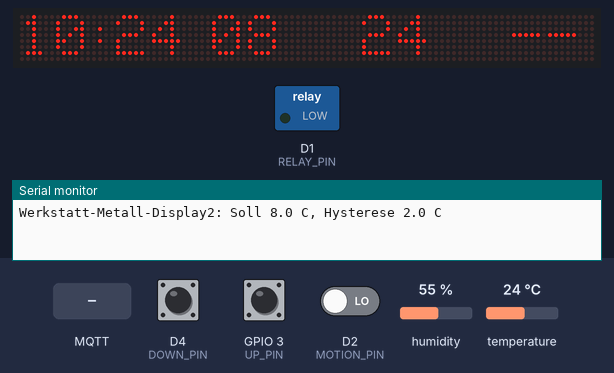
A sketch run on a simulated ESP8266 (NodeMCU). Parts: 96×8 LED matrix, switched loads named in the sketch (green lamp = pin HIGH), the last lines printed to the serial monitor. The test bench sets the inputs (shaded band); at power-on: GPIO 3 (UP_PIN) HIGH, D4 (DOWN_PIN) HIGH, temperature 24 °C, D2 (MOTION_PIN) LOW, humidity 55 %. WiFi joins after 1.5 s; servers stay silent unless stated; the local clock reads 2024-03-15 10:24:30 at power-on unless the sketch sets it; EEPROM starts erased; no MQTT or app messages arrive unless stated.

Above: at 1.2 s.
1.3 s: MQTT message "on" arrives on the first subscribed topic
At 6.4 s:
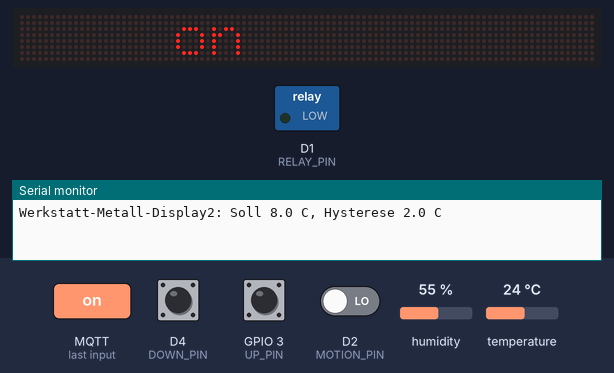
8.2 s: MQTT message "off" arrives on the first subscribed topic
At 9.4 s:
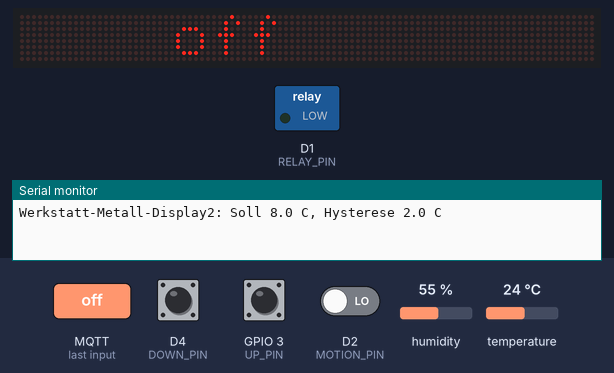
14.7 s: GPIO 3 (UP_PIN) pulled LOW for 3.2 s
At 18.0 s:
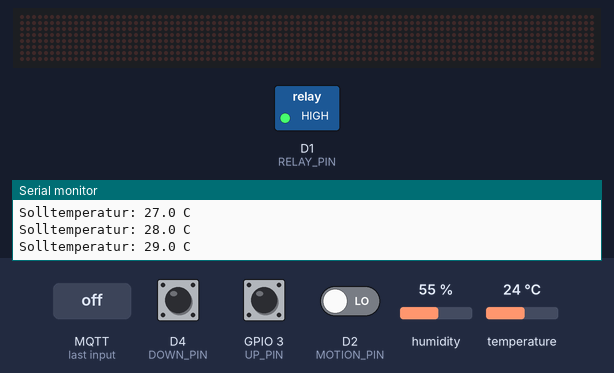
21.7 s: D4 (DOWN_PIN) pulled LOW for 1 s
At 23.8 s:
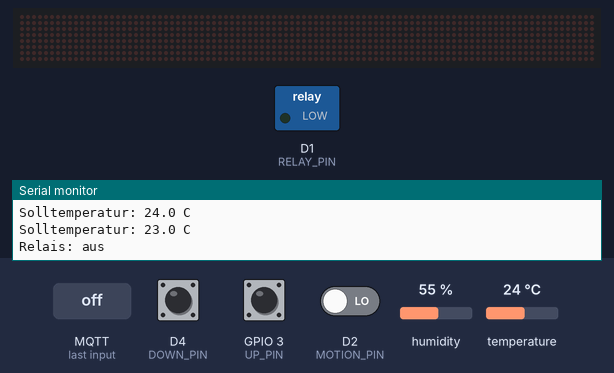
24.2 s: temperature set to 12 °C
At 28.7 s:
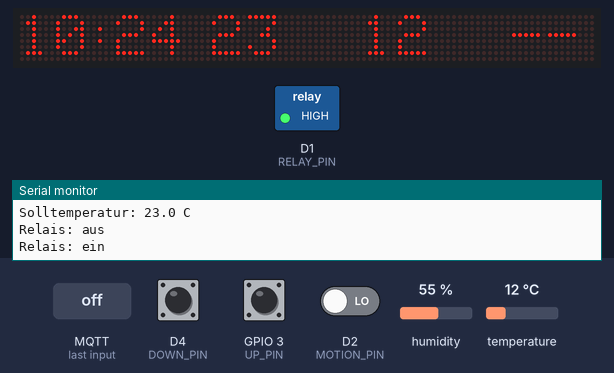
31.1 s: D4 (DOWN_PIN) pulled LOW for 0.15 s
At 32.7 s:
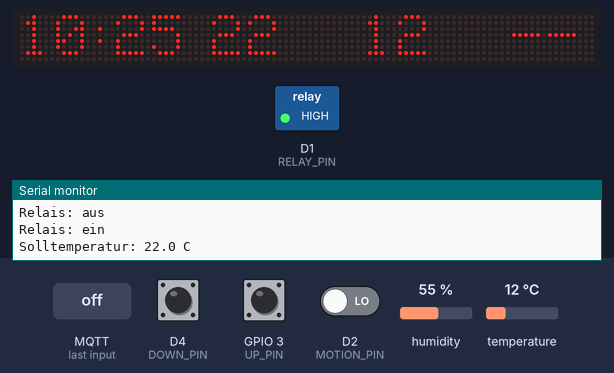
Timing chart, 0 to 33.8 s (numbered marks = the images above; inputs shaded):
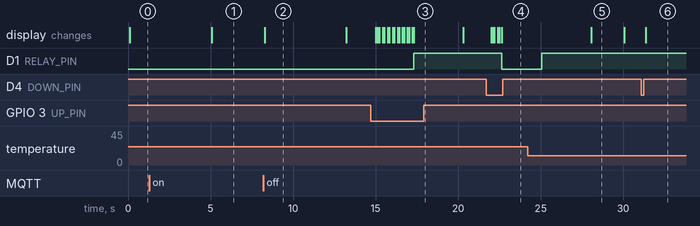

The sketch:

MAX7219_Display1.ino
```cpp
#include <Arduino.h>
#include <EEPROM.h>
#include <ESP8266WiFi.h>
#include <SPI.h>
#include <Adafruit_GFX.h>
#include <Max72xxPanel.h>
#include <PubSubClient.h>
#include <DHT.h>
#include <math.h>
#include <time.h>
#include "ThermostatLogic.h"
#include "SetpointStorage.h"

// Vor dem Flashen pro Geraet aendern: 1 = Holzwerkstatt, 2 = Metallwerkstatt.
constexpr uint8_t DISPLAY_NUMBER = 2;
static_assert(DISPLAY_NUMBER == 1 || DISPLAY_NUMBER == 2, "DISPLAY_NUMBER muss 1 oder 2 sein");

// Diese zwei Werte muessen zur tatsaechlichen Relais-/Luefterverdrahtung passen.
constexpr bool COOLING_MODE = false; // Heizluefter: Ein unter, Aus ueber dem Sollwert
constexpr uint8_t RELAY_ON_LEVEL = HIGH;

constexpr float DEFAULT_SETPOINT = 8.0f;   // Nur beim ersten Start ohne gespeicherten Wert
constexpr float DEFAULT_HYSTERESIS = 2.0f; // Nach jedem Neustart wieder 2 C
constexpr float MIN_SETPOINT = 0.0f;
constexpr float MAX_SETPOINT = 40.0f;
constexpr float SETPOINT_STEP = 1.0f;
constexpr float MIN_HYSTERESIS = 0.1f;
constexpr float MAX_HYSTERESIS = 10.0f;

constexpr uint8_t DHT_PIN = 0;
constexpr uint8_t RELAY_PIN = 5;
constexpr uint8_t MOTION_PIN = 4;
constexpr uint8_t UP_PIN = 3;
constexpr uint8_t DOWN_PIN = 2;
constexpr uint8_t MATRIX_CS_PIN = D8;
constexpr uint8_t HORIZONTAL_DISPLAYS = 12;
constexpr unsigned long SENSOR_INTERVAL_MS = 2500;
constexpr unsigned long SENSOR_TIMEOUT_MS = 15000;
constexpr unsigned long MQTT_INTERVAL_MS = 60000;
constexpr unsigned long MQTT_RETRY_MS = 5000;
constexpr unsigned long WIFI_RETRY_MS = 15000;
constexpr unsigned long MOTION_OFF_DELAY_MS = 20000;
constexpr unsigned long BUTTON_DEBOUNCE_MS = 40;
constexpr unsigned long BUTTON_REPEAT_DELAY_MS = 300; // Bereits nach 0,3 s startet das automatische Hoch-/Runterzaehlen.
constexpr unsigned long BUTTON_REPEAT_INTERVAL_MS = 150; // Danach alle 0,15 s um 1 Grad aendern.
constexpr unsigned long BUTTON_CHORD_WINDOW_MS = 200; // Tasten innerhalb von 200 ms gleichzeitig druecken.
constexpr unsigned long EASTER_EGG_SEQUENCE_TIMEOUT_MS = 4000; // Max. Pause zwischen Doppeldruecken.
constexpr unsigned long MATRIX_MUTE_MS = 3000;
constexpr size_t MQTT_BUFFER_BYTES = 512; // Tasmota-BME280-JSON ist bereits >160 Byte.

// Bisherige Netzwerkeinstellungen beibehalten.
const char WIFI_SSID[] = "Wilsche";
const char WIFI_PASSWORD[] = "lsvgifhorn16";
const char MQTT_SERVER[] = "192.168.1.200";

struct Button {
  uint8_t pin;
  bool rawPressed;
  bool stablePressed;
  unsigned long changedAt;
  unsigned long pressedAt;
  unsigned long lastRepeatAt;
  bool actionTaken;             // Einzel-Tastendruck wurde bereits verarbeitet.
  bool suppressUntilRelease;    // Doppeldruck darf die Solltemperatur nicht aendern.
};

WiFiClient wifiClient;
PubSubClient mqtt(wifiClient);
DHT dht(DHT_PIN, DHT22);
Max72xxPanel matrix(MATRIX_CS_PIN, HORIZONTAL_DISPLAYS, 1);
Button upButton = {UP_PIN, false, false, 0, 0, 0, false, false};
Button downButton = {DOWN_PIN, false, false, 0, 0, 0, false, false};
bool chordLocked = false; // Ein Doppeldruck zaehlt erst nach dem Loslassen beider Tasten erneut.
uint8_t consecutiveChords = 0;
unsigned long lastChordAt = 0;

char ownRoot[12];
char otherRoot[12];
char smartHomeSetpointTopic[32];
char hostname[32];
char willTopic[24];
float setpoint = DEFAULT_SETPOINT;
bool setpointPendingSmartHomeSync = false;
float hysteresis = DEFAULT_HYSTERESIS;
float insideTemperature = NAN;
float outsideTemperature = NAN;
float humidity = NAN;
bool relayOn = false;
bool sensorHasValue = false;
bool motionActive = false;
bool matrixMuted = false;
bool forceScroll = false;
int8_t otherRelayState = -1;
uint8_t intensity = 5;
uint8_t charSpacing = 6;
char notice[100] = "";
bool noticeScrolling = false;
int noticeOffset = 0;
unsigned long noticeUntil = 0;
unsigned long lastSensorRead = 0;
unsigned long lastValidSensor = 0;
unsigned long lastMqttPublish = 0;
unsigned long lastMqttAttempt = 0;
unsigned long lastWifiAttempt = 0;
unsigned long lastMotionHigh = 0;
unsigned long matrixMuteUntil = 0;
unsigned long lastFrame = 0;
unsigned int scrollWaitMs = 30;

bool elapsed(unsigned long now, unsigned long then, unsigned long interval) {
  return (unsigned long)(now - then) >= interval;
}

bool topicIs(const char *topic, const char *suffix) {
  char expected[48];
  snprintf(expected, sizeof(expected), "%s/%s", ownRoot, suffix);
  return strcmp(topic, expected) == 0;
}

bool publish(const char *suffix, const char *value, bool retained = false) {
  if (!mqtt.connected()) return false;
  char topic[48];
  snprintf(topic, sizeof(topic), "%s/%s", ownRoot, suffix);
  return mqtt.publish(topic, value, retained);
}

void publishFloat(const char *suffix, float value, uint8_t decimals, bool retained = false) {
  if (!isfinite(value)) return;
  char text[16];
  dtostrf(value, 1, decimals, text);
  publish(suffix, text, retained);
}

void publishRelay() {
  publish("relais", relayOn ? "1" : "0");
}

void publishTelemetry() {
  if (sensorHasValue && !elapsed(millis(), lastValidSensor, SENSOR_TIMEOUT_MS)) {
    publishFloat("temperature", insideTemperature, 1);
    publishFloat("humidity", humidity, 0);
  }
  publish("LWT", "ONLINE", true);
}

bool parseNumber(const char *message, float &value, float minimum, float maximum) {
  char *end = nullptr;
  value = strtof(message, &end);
  if (end == message || !isfinite(value)) return false;
  while (*end == ' ' || *end == '\t') end++;
  return *end == '\0' && value >= minimum && value <= maximum;
}

void saveSetpoint() {
  StoredSetpoint stored = makeStoredSetpoint(static_cast<uint8_t>(setpoint), setpointPendingSmartHomeSync);
  EEPROM.put(0, stored);
  if (!EEPROM.commit()) Serial.println("Solltemperatur konnte nicht gespeichert werden");
}

void loadSetpoint() {
  EEPROM.begin(sizeof(StoredSetpoint));
  StoredSetpoint stored;
  EEPROM.get(0, stored);
  if (!validStoredSetpoint(stored)) return;
  setpoint = stored.degrees;
  setpointPendingSmartHomeSync = stored.pendingSmartHomeSync != 0;
}

bool publishSetpointToSmartHome() {
  if (!mqtt.connected()) return false;
  char value[8];
  snprintf(value, sizeof(value), "%u", static_cast<unsigned>(setpoint));
  return mqtt.publish(smartHomeSetpointTopic, value, true);
}

bool syncSetpointToSmartHome() {
  if (!setpointPendingSmartHomeSync || !publishSetpointToSmartHome()) return false;
  setpointPendingSmartHomeSync = false;
  saveSetpoint();
  return true;
}

void setSetpoint(float value, bool fromSmartHomeTopic = false) {
  if (!isfinite(value) || value < MIN_SETPOINT || value > MAX_SETPOINT) return;
  value = roundf(value / SETPOINT_STEP) * SETPOINT_STEP;
  if (fabsf(value - setpoint) < 0.01f) {
    if (fromSmartHomeTopic && setpointPendingSmartHomeSync) {
      setpointPendingSmartHomeSync = false;
      saveSetpoint();
    }
    return;
  }
  setpoint = value;
  setpointPendingSmartHomeSync = !fromSmartHomeTopic;
  if (setpointPendingSmartHomeSync && publishSetpointToSmartHome()) {
    setpointPendingSmartHomeSync = false;
  }
  saveSetpoint();
  publishFloat("solltemperatur", setpoint, 0, true);
  Serial.printf("Solltemperatur: %.1f C\n", setpoint);
}

void setHysteresis(float value) {
  if (!isfinite(value) || value < MIN_HYSTERESIS || value > MAX_HYSTERESIS) return;
  value = roundf(value * 10.0f) / 10.0f;
  if (fabsf(value - hysteresis) < 0.01f) return;
  hysteresis = value;
  publishFloat("hysterese", hysteresis, 1, true);
  Serial.printf("Hysterese: %.1f C\n", hysteresis);
}

void muteMatrix(unsigned long now) {
  if (!matrixMuted) {
    matrix.shutdown(true);
    matrixMuted = true;
  }
  matrixMuteUntil = now + MATRIX_MUTE_MS;
}

void updateRelay(unsigned long now) {
  const bool sensorValid = sensorHasValue && !elapsed(now, lastValidSensor, SENSOR_TIMEOUT_MS);
  bool wanted = nextRelayState(relayOn, insideTemperature, setpoint,
                               hysteresis, sensorValid, COOLING_MODE);
  if (wanted == relayOn) return;
  muteMatrix(now);
  relayOn = wanted;
  digitalWrite(RELAY_PIN, relayOn ? RELAY_ON_LEVEL : (RELAY_ON_LEVEL == HIGH ? LOW : HIGH));
  publishRelay();
  Serial.printf("Relais: %s\n", relayOn ? "ein" : "aus");
}

void readSensor(unsigned long now) {
  if (lastSensorRead != 0 && !elapsed(now, lastSensorRead, SENSOR_INTERVAL_MS)) return;
  lastSensorRead = now;
  float measuredTemperature = dht.readTemperature();
  float measuredHumidity = dht.readHumidity();
  if (isfinite(measuredTemperature) && measuredTemperature >= -40.0f && measuredTemperature <= 80.0f) {
    insideTemperature = measuredTemperature;
    sensorHasValue = true;
    lastValidSensor = now;
  }
  if (isfinite(measuredHumidity) && measuredHumidity >= 0.0f && measuredHumidity <= 100.0f) {
    humidity = measuredHumidity;
  }
}

// Wird unten in der vorhandenen Anzeigelogik definiert.
void showNotification(const char *message, unsigned long now);

void applyButtonStep(Button &button, float delta) {
  consecutiveChords = 0; // Ein einzelner Tastendruck unterbricht die Easter-Egg-Folge.
  button.actionTaken = true;
  setSetpoint(constrain(setpoint + delta, MIN_SETPOINT, MAX_SETPOINT));
}

// Beide Tasten zuerst entprellen, danach gemeinsam auswerten.
// Dadurch zaehlt ein Doppeldruck weder als Hoch- noch als Runter-Tastendruck.
void sampleButton(Button &button, const char *topic, float delta, unsigned long now) {
  const bool pressed = digitalRead(button.pin) == LOW;
  if (pressed != button.rawPressed) {
    button.rawPressed = pressed;
    button.changedAt = now;
  }
  if (pressed == button.stablePressed || !elapsed(now, button.changedAt, BUTTON_DEBOUNCE_MS)) return;

  button.stablePressed = pressed;
  publish(topic, pressed ? "1" : "0"); // Weiterhin nur Flanken via MQTT melden.
  if (pressed) {
    button.pressedAt = now;
    button.lastRepeatAt = now;
    button.actionTaken = false;
    button.suppressUntilRelease = chordLocked;
  } else {
    // Kurze normale Tastendruecke duerfen nicht verloren gehen.
    if (!button.actionTaken && !button.suppressUntilRelease && !chordLocked) {
      applyButtonStep(button, delta);
    }
    button.suppressUntilRelease = false;
  }
}

void repeatOrApplyButton(Button &button, float delta, unsigned long now) {
  if (!button.stablePressed || !button.rawPressed || button.suppressUntilRelease) return; // Beim Loslassen nicht weiterzaehlen.

  if (!button.actionTaken) {
    // Kurze Schonfrist: So kann die zweite Taste noch einen Doppeldruck bilden.
    if (elapsed(now, button.pressedAt, BUTTON_CHORD_WINDOW_MS)) {
      applyButtonStep(button, delta);
    }
  } else if (elapsed(now, button.pressedAt, BUTTON_REPEAT_DELAY_MS) &&
             elapsed(now, button.lastRepeatAt, BUTTON_REPEAT_INTERVAL_MS)) {
    button.lastRepeatAt = now;
    applyButtonStep(button, delta);
  }
}

void checkButtons(unsigned long now) {
  sampleButton(upButton, "hoch", SETPOINT_STEP, now);
  sampleButton(downButton, "runter", -SETPOINT_STEP, now);

  if (chordLocked) {
    // Festhalten oder nur eine der beiden Tasten loslassen zaehlt nicht erneut.
    if (!upButton.stablePressed && !downButton.stablePressed) chordLocked = false;
    return;
  }

  if (upButton.stablePressed && downButton.stablePressed &&
      !upButton.actionTaken && !downButton.actionTaken &&
      !upButton.suppressUntilRelease && !downButton.suppressUntilRelease) {
    // Auch beim Ueberlauf von millis() bleibt die Zeitdifferenz korrekt.
    unsigned long gap = upButton.pressedAt - downButton.pressedAt;
    if (gap > BUTTON_CHORD_WINDOW_MS) gap = downButton.pressedAt - upButton.pressedAt;
    if (gap <= BUTTON_CHORD_WINDOW_MS) {
      chordLocked = true;
      upButton.suppressUntilRelease = true;
      downButton.suppressUntilRelease = true;

      if (consecutiveChords > 0 &&
          elapsed(now, lastChordAt, EASTER_EGG_SEQUENCE_TIMEOUT_MS)) {
        consecutiveChords = 0;
      }
      lastChordAt = now;
      ++consecutiveChords;
      if (consecutiveChords == 3) {
        consecutiveChords = 0;
        showNotification("AZB-Arne macht alles kaputt", now);
      }
      return;
    }
  }

  repeatOrApplyButton(upButton, SETPOINT_STEP, now);
  repeatOrApplyButton(downButton, -SETPOINT_STEP, now);
}

void checkMotion(unsigned long now) {
  if (digitalRead(MOTION_PIN) == HIGH) lastMotionHigh = now;
  bool active = lastMotionHigh != 0 && !elapsed(now, lastMotionHigh, MOTION_OFF_DELAY_MS);
  if (active == motionActive) return;
  motionActive = active;
  publish("bewegung", motionActive ? "1" : "0");
}

void showNotification(const char *message, unsigned long now) {
  strncpy(notice, message, sizeof(notice) - 1);
  notice[sizeof(notice) - 1] = '\0';
  noticeScrolling = forceScroll || strlen(notice) > 12;
  noticeOffset = matrix.width();
  noticeUntil = now + 5000;
}

void mqttCallback(char *topic, byte *payload, unsigned int length) {
  char message[MQTT_BUFFER_BYTES];
  if (length >= sizeof(message)) return;
  memcpy(message, payload, length);
  message[length] = '\0';
  unsigned long now = millis();

  if (strcmp(topic, smartHomeSetpointTopic) == 0 || topicIs(topic, "Solltemperatur") ||
      topicIs(topic, "solltemperatur/set")) {
    float value;
    if (parseNumber(message, value, MIN_SETPOINT, MAX_SETPOINT)) {
      setSetpoint(value, strcmp(topic, smartHomeSetpointTopic) == 0);
    }
  } else if (topicIs(topic, "hysterese/set")) {
    float value;
    if (parseNumber(message, value, MIN_HYSTERESIS, MAX_HYSTERESIS)) setHysteresis(value);
  } else if (topicIs(topic, "text")) {
    if (strcmp(message, "RESET") == 0) ESP.restart();
    showNotification(message, now);
  } else if (topicIs(topic, "speed")) {
    scrollWaitMs = constrain(atoi(message), 10, 500);
  } else if (topicIs(topic, "scroll")) {
    forceScroll = strcmp(message, "1") == 0;
  } else if (topicIs(topic, "intensity")) {
    intensity = constrain(atoi(message), 0, 15);
    matrix.setIntensity(intensity);
  } else if (topicIs(topic, "abstand")) {
    charSpacing = constrain(atoi(message), 5, 8);
  } else {
    char otherRelayTopic[24];
    snprintf(otherRelayTopic, sizeof(otherRelayTopic), "%s/relais", otherRoot);
    if (strcmp(topic, otherRelayTopic) == 0 &&
        (strcmp(message, "0") == 0 || strcmp(message, "1") == 0)) {
      int8_t newState = message[0] - '0';
      if (otherRelayState != -1 && otherRelayState != newState) muteMatrix(now);
      otherRelayState = newState;
    } else if (strcmp(topic, "tele/schalter2/SENSOR") == 0) {
      // Optionaler Aussensensor. Keine Abhaengigkeit fuer die Innenraumregelung.
      const char *field = strstr(message, "\"Temperature\":");
      if (field != nullptr) {
        float value = strtof(field + strlen("\"Temperature\":"), nullptr);
        if (isfinite(value) && value >= -40.0f && value <= 80.0f) outsideTemperature = value;
      }
    }
  }
}

void maintainConnections(unsigned long now) {
  if (WiFi.status() != WL_CONNECTED) {
    if (elapsed(now, lastWifiAttempt, WIFI_RETRY_MS)) {
      lastWifiAttempt = now;
      WiFi.reconnect();
    }
    return;
  }
  if (mqtt.connected()) {
    mqtt.loop();
    return;
  }
  if (!elapsed(now, lastMqttAttempt, MQTT_RETRY_MS)) return;
  lastMqttAttempt = now;
  if (!mqtt.connect(ownRoot, willTopic, 0, true, "OFFLINE")) return;
  // Lokale Aenderungen aus Offline-Phasen gehen vor einem alten retained MQTT-Wert vor.
  if (setpointPendingSmartHomeSync && !syncSetpointToSmartHome()) {
    mqtt.disconnect();
    return;
  }
  const char *inputs[] = {"text", "speed", "scroll", "intensity", "abstand",
                          "solltemperatur/set", "Solltemperatur", "hysterese/set"};
  char topic[48];
  for (const char *input : inputs) {
    snprintf(topic, sizeof(topic), "%s/%s", ownRoot, input);
    mqtt.subscribe(topic);
  }
  mqtt.subscribe(smartHomeSetpointTopic);
  snprintf(topic, sizeof(topic), "%s/relais", otherRoot);
  mqtt.subscribe(topic);
  mqtt.subscribe("tele/schalter2/SENSOR");
  publish("LWT", "ONLINE", true);
  publishFloat("solltemperatur", setpoint, 0, true);
  publishFloat("hysterese", hysteresis, 1, true);
  publishRelay();
  publish("bewegung", motionActive ? "1" : "0");
  publishTelemetry();
  lastMqttPublish = now;
}

void drawNumber(int x, float value) {
  char label[4] = {'-', '-', '\0', '\0'};
  if (isfinite(value)) {
    int whole = (int)value;
    if (whole >= 0 && whole <= 99) snprintf(label, sizeof(label), "%02d", whole);
    else if (whole >= -9 && whole < 0) snprintf(label, sizeof(label), "%2d", whole);
  }
  matrix.drawChar(x, 0, label[0], HIGH, LOW, 1);
  matrix.drawChar(x + 6, 0, label[1], HIGH, LOW, 1);
  if (isfinite(value)) {
    int bars = constrain((int)lroundf(fabsf(value - truncf(value)) * 8.0f), 0, 8);
    for (int i = 0; i < bars; i++) matrix.drawPixel(x + i, 7, HIGH);
  }
}

void render(unsigned long now) {
  if (matrixMuted) {
    if ((long)(now - matrixMuteUntil) < 0) return;
    matrix.shutdown(false);
    matrixMuted = false;
  }
  unsigned long frameInterval = notice[0] != '\0' && noticeScrolling ? scrollWaitMs : 100;
  if (!elapsed(now, lastFrame, frameInterval)) return;
  lastFrame = now;
  matrix.fillScreen(LOW);
  if (notice[0] != '\0') {
    if (noticeScrolling) {
      int length = strlen(notice);
      for (int i = 0; i < length; i++) {
        int x = noticeOffset + i * charSpacing;
        if (x > -6 && x < matrix.width()) matrix.drawChar(x, 0, notice[i], HIGH, LOW, 1);
      }
      noticeOffset--;
      if (noticeOffset + length * charSpacing < 0) notice[0] = '\0';
    } else if ((long)(now - noticeUntil) < 0) {
      for (size_t i = 0; i < strlen(notice); i++) {
        int x = 26 + i * charSpacing;
        if (x < matrix.width()) matrix.drawChar(x, 0, notice[i], HIGH, LOW, 1);
      }
    } else {
      notice[0] = '\0';
    }
    if (notice[0] != '\0') {
      matrix.write();
      return;
    }
  }
  char clockText[] = "--:--";
  time_t clockNow = time(nullptr);
  if (clockNow > 1700000000) {
    struct tm utcTime;
    gmtime_r(&clockNow, &utcTime);
    snprintf(clockText, sizeof(clockText), "%02d:%02d", utcTime.tm_hour, utcTime.tm_min);
  }
  const int clockX[] = {0, 6, 11, 16, 22};
  for (int i = 0; i < 5; i++) matrix.drawChar(clockX[i], 0, clockText[i], HIGH, LOW, 1);
  drawNumber(32, setpoint);
  drawNumber(57, sensorHasValue && !elapsed(now, lastValidSensor, SENSOR_TIMEOUT_MS)
                    ? insideTemperature : NAN);
  drawNumber(82, outsideTemperature);
  matrix.write();
}

void setup() {
  Serial.begin(115200);
  snprintf(ownRoot, sizeof(ownRoot), "display%u", DISPLAY_NUMBER);
  snprintf(otherRoot, sizeof(otherRoot), "display%u", DISPLAY_NUMBER == 1 ? 2 : 1);
  snprintf(smartHomeSetpointTopic, sizeof(smartHomeSetpointTopic), "Display%u/Solltemperatur", DISPLAY_NUMBER);
  snprintf(hostname, sizeof(hostname), "Werkstatt-%s-Display%u",
           DISPLAY_NUMBER == 1 ? "Holz" : "Metall", DISPLAY_NUMBER);
  snprintf(willTopic, sizeof(willTopic), "%s/LWT", ownRoot);

  digitalWrite(RELAY_PIN, RELAY_ON_LEVEL == HIGH ? LOW : HIGH);
  pinMode(RELAY_PIN, OUTPUT);
  loadSetpoint();
  pinMode(MOTION_PIN, INPUT);
  pinMode(UP_PIN, INPUT_PULLUP);
  pinMode(DOWN_PIN, INPUT_PULLUP);
  upButton.rawPressed = upButton.stablePressed = digitalRead(UP_PIN) == LOW;
  downButton.rawPressed = downButton.stablePressed = digitalRead(DOWN_PIN) == LOW;
  upButton.pressedAt = upButton.lastRepeatAt = millis();
  downButton.pressedAt = downButton.lastRepeatAt = millis();
  // Falls beim Einschalten ein Taster gehalten wird: erst nach dem Loslassen zaehlen.
  upButton.suppressUntilRelease = upButton.stablePressed;
  downButton.suppressUntilRelease = downButton.stablePressed;
  dht.begin();
  matrix.setIntensity(intensity);
  for (int i = 0; i < HORIZONTAL_DISPLAYS; i++) matrix.setRotation(i, 1);

  WiFi.persistent(false);
  WiFi.mode(WIFI_STA);
  WiFi.hostname(hostname);
  WiFi.begin(WIFI_SSID, WIFI_PASSWORD); // Kein Warten auf WLAN.
  mqtt.setServer(MQTT_SERVER, 1883);
  mqtt.setCallback(mqttCallback);
  mqtt.setBufferSize(MQTT_BUFFER_BYTES);
  mqtt.setSocketTimeout(1); // MQTT-Antworten nicht unbegrenzt abwarten.
  configTime(0, 0, "pool.ntp.org", "time.nist.gov");
  setenv("TZ", "UTC0", 1); // Die angezeigte Uhrzeit bleibt ganzjaehrig UTC.
  tzset();
  Serial.printf("%s: Soll %.1f C, Hysterese %.1f C\n", hostname, setpoint, hysteresis);
}

void loop() {
  unsigned long now = millis();
  readSensor(now);
  checkButtons(now);
  checkMotion(now);
  updateRelay(now);
  maintainConnections(now);
  if (mqtt.connected() && elapsed(now, lastMqttPublish, MQTT_INTERVAL_MS)) {
    publishTelemetry();
    lastMqttPublish = now;
  }
  render(now);
  yield();
}
```

Source omitted: SetpointStorage.h (832 bytes), ThermostatLogic.h (678 bytes)

Measured:
- after the input at 1.3 s, the display: changes after 3.8 s (image 1)
- after the input at 8.2 s, the display: changes after 0.08 s (image 2)
- after the input at 14.7 s, D1 (RELAY_PIN): LOW → HIGH after 2.6 s; the display: first changes after 0.32 s (image 3 shows a later state)
- after the input at 21.7 s, D1 (RELAY_PIN): HIGH → LOW after 0.95 s; the display: first changes after 0.30 s (image 4 shows a later state)
- after the input at 24.2 s, D1 (RELAY_PIN): LOW → HIGH after 0.87 s
- after the input at 31.1 s, the display: changes after 0.27 s (image 6)
- what the display in image 2 shows lasts 4.9 s, from 8.3 s to 13.2 s
